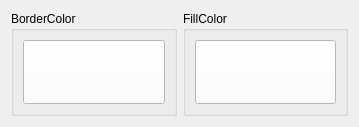
<?xml version="1.0" encoding="UTF-8"?>
<ui version="4.0">
 <class>ColorSelector</class>
 <widget class="QWidget" name="ColorSelector">
  <property name="geometry">
   <rect>
    <x>0</x>
    <y>0</y>
    <width>359</width>
    <height>127</height>
   </rect>
  </property>
  <property name="windowTitle">
   <string>Form</string>
  </property>
  <layout class="QHBoxLayout" name="horizontalLayout_2">
   <item>
    <layout class="QHBoxLayout" name="horizontalLayout">
     <item>
      <widget class="QGroupBox" name="BorderColorBox">
       <property name="styleSheet">
        <string notr="true"/>
       </property>
       <property name="title">
        <string>BorderColor</string>
       </property>
       <layout class="QVBoxLayout" name="verticalLayout">
        <item>
         <widget class="ColorButton" name="BorderColorButton">
          <property name="sizePolicy">
           <sizepolicy hsizetype="Minimum" vsizetype="MinimumExpanding">
            <horstretch>0</horstretch>
            <verstretch>0</verstretch>
           </sizepolicy>
          </property>
          <property name="styleSheet">
           <string notr="true">background-color: white;</string>
          </property>
          <property name="text">
           <string/>
          </property>
         </widget>
        </item>
       </layout>
      </widget>
     </item>
     <item>
      <widget class="QGroupBox" name="FillColorBox">
       <property name="title">
        <string>FillColor</string>
       </property>
       <layout class="QVBoxLayout" name="verticalLayout_2">
        <item>
         <widget class="ColorButton" name="FillColorButton">
          <property name="sizePolicy">
           <sizepolicy hsizetype="Minimum" vsizetype="MinimumExpanding">
            <horstretch>0</horstretch>
            <verstretch>0</verstretch>
           </sizepolicy>
          </property>
          <property name="styleSheet">
           <string notr="true">background-color: rgb(255, 255, 255);</string>
          </property>
          <property name="text">
           <string/>
          </property>
         </widget>
        </item>
       </layout>
      </widget>
     </item>
    </layout>
   </item>
  </layout>
 </widget>
 <customwidgets>
  <customwidget>
   <class>ColorButton</class>
   <extends>QPushButton</extends>
   <header>colorbutton.h</header>
  </customwidget>
 </customwidgets>
 <resources/>
 <connections/>
</ui>
